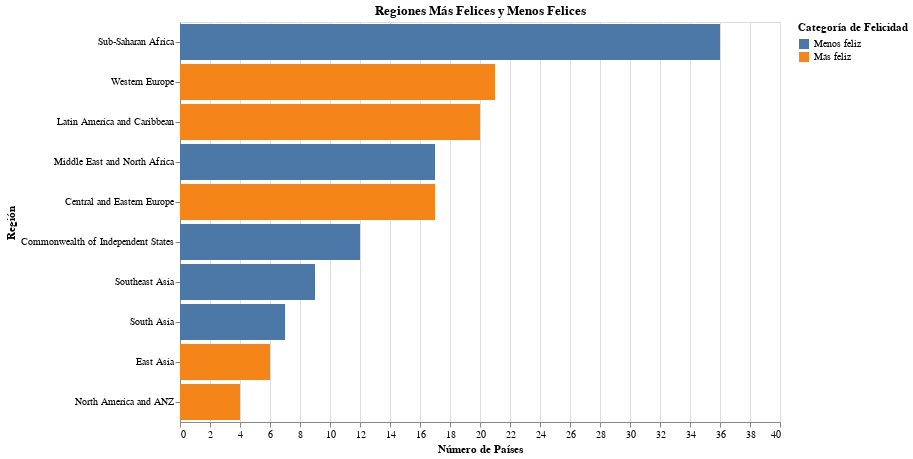

Source (notebook cell):
### Code cell
alt.Chart(happy_report_2021).mark_bar().encode(
    x=alt.X("count():Q", title="Número de Países"),
    y=alt.Y("regional indicator:N", title="Región", sort="-x"),
    color=alt.Color("regional_happiness:N", title="Categoría de Felicidad"),
    tooltip=["regional indicator", "regional_happiness", "count()"]
).properties(
    title="Regiones Más Felices y Menos Felices",
    width=600,
    height=400
).interactive()

### Figure 1 — Vega-Lite specification as saved in the notebook (floating-point values rounded to 4 significant figures; data arrays with more than 128 entries replaced by an {"elided": "..."} marker saying what was removed)
{"config": {"view": {"continuousWidth": 300, "continuousHeight": 300}}, "data": {"name": "data-bf9d54488f2116808601d45dd612dbfc"}, "mark": {"type": "bar"}, "encoding": {"color": {"field": "regional_happiness", "title": "Categoría de Felicidad", "type": "nominal"}, "tooltip": [{"field": "regional indicator", "type": "nominal"}, {"field": "regional_happiness", "type": "nominal"}, {"aggregate": "count", "type": "quantitative"}], "x": {"aggregate": "count", "title": "Número de Países", "type": "quantitative"}, "y": {"field": "regional indicator", "sort": "-x", "title": "Región", "type": "nominal"}}, "height": 400, "params": [{"name": "param_7", "select": {"type": "interval", "encodings": ["x", "y"]}, "bind": "scales"}], "title": "Regiones Más Felices y Menos Felices", "width": 600, "$schema": "https://vega.github.io/schema/vega-lite/v5.20.1.json", "datasets": {"data-bf9d54488f2116808601d45dd612dbfc": {"elided": "149 records"}}}
